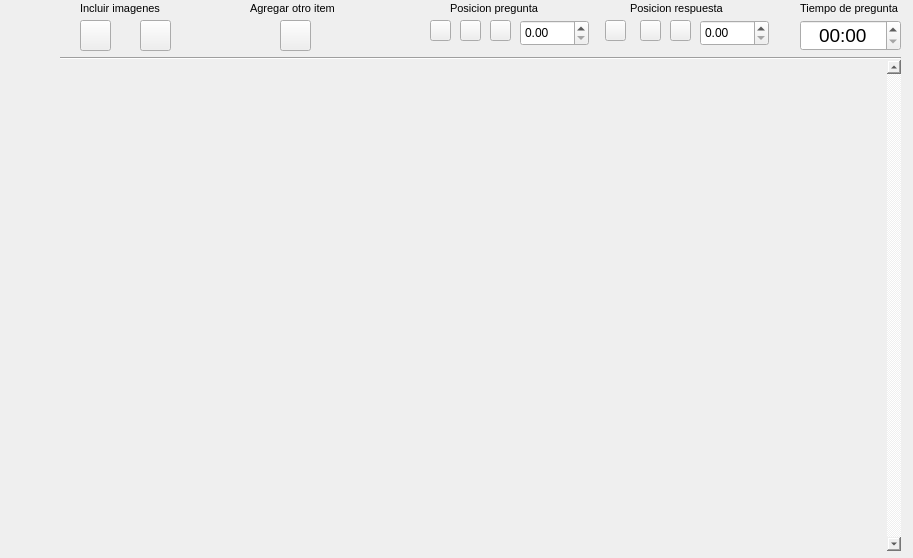
<?xml version="1.0" encoding="UTF-8"?>
<ui version="4.0">
 <class>Form</class>
 <widget class="QWidget" name="Form">
  <property name="geometry">
   <rect>
    <x>0</x>
    <y>0</y>
    <width>913</width>
    <height>558</height>
   </rect>
  </property>
  <property name="windowTitle">
   <string>Form</string>
  </property>
  <widget class="QStackedWidget" name="listWidget_panelVersion">
   <property name="geometry">
    <rect>
     <x>10</x>
     <y>60</y>
     <width>331</width>
     <height>491</height>
    </rect>
   </property>
   <property name="toolTipDuration">
    <number>0</number>
   </property>
   <property name="styleSheet">
    <string notr="true"/>
   </property>
   <property name="frameShape">
    <enum>QFrame::NoFrame</enum>
   </property>
   <property name="frameShadow">
    <enum>QFrame::Plain</enum>
   </property>
   <property name="currentIndex">
    <number>-1</number>
   </property>
  </widget>
  <widget class="QDoubleSpinBox" name="dSpin_pregTam">
   <property name="geometry">
    <rect>
     <x>520</x>
     <y>20</y>
     <width>69</width>
     <height>26</height>
    </rect>
   </property>
  </widget>
  <widget class="QPushButton" name="btn_pregDer">
   <property name="geometry">
    <rect>
     <x>490</x>
     <y>20</y>
     <width>21</width>
     <height>21</height>
    </rect>
   </property>
   <property name="styleSheet">
    <string notr="true">border-image: url(:/CreadorPreguntas/IMAGENES/alinear_derecho.png);</string>
   </property>
   <property name="text">
    <string/>
   </property>
   <property name="id" stdset="0">
    <number>2</number>
   </property>
  </widget>
  <widget class="QPushButton" name="btn_pregCen">
   <property name="geometry">
    <rect>
     <x>460</x>
     <y>20</y>
     <width>21</width>
     <height>21</height>
    </rect>
   </property>
   <property name="styleSheet">
    <string notr="true">border-image: url(:/CreadorPreguntas/IMAGENES/alinear_centrar.png);</string>
   </property>
   <property name="text">
    <string/>
   </property>
   <property name="id" stdset="0">
    <number>0</number>
   </property>
  </widget>
  <widget class="QPushButton" name="btn_pregIzq">
   <property name="geometry">
    <rect>
     <x>430</x>
     <y>20</y>
     <width>21</width>
     <height>21</height>
    </rect>
   </property>
   <property name="styleSheet">
    <string notr="true">border-image: url(:/CreadorPreguntas/IMAGENES/alinear_izquierda.png);</string>
   </property>
   <property name="text">
    <string/>
   </property>
   <property name="id" stdset="0">
    <number>1</number>
   </property>
  </widget>
  <widget class="QTimeEdit" name="timeEdit">
   <property name="geometry">
    <rect>
     <x>800</x>
     <y>20</y>
     <width>101</width>
     <height>31</height>
    </rect>
   </property>
   <property name="font">
    <font>
     <pointsize>14</pointsize>
    </font>
   </property>
   <property name="alignment">
    <set>Qt::AlignCenter</set>
   </property>
   <property name="currentSection">
    <enum>QDateTimeEdit::MinuteSection</enum>
   </property>
   <property name="displayFormat">
    <string>mm:ss</string>
   </property>
   <property name="currentSectionIndex">
    <number>0</number>
   </property>
  </widget>
  <widget class="QPushButton" name="btn_respCen">
   <property name="geometry">
    <rect>
     <x>640</x>
     <y>20</y>
     <width>21</width>
     <height>21</height>
    </rect>
   </property>
   <property name="styleSheet">
    <string notr="true">border-image: url(:/CreadorPreguntas/IMAGENES/alinear_centrar.png);</string>
   </property>
   <property name="text">
    <string/>
   </property>
  </widget>
  <widget class="QPushButton" name="btn_respIzq">
   <property name="geometry">
    <rect>
     <x>605</x>
     <y>20</y>
     <width>21</width>
     <height>21</height>
    </rect>
   </property>
   <property name="styleSheet">
    <string notr="true">border-image: url(:/CreadorPreguntas/IMAGENES/alinear_izquierda.png);</string>
   </property>
   <property name="text">
    <string/>
   </property>
  </widget>
  <widget class="QDoubleSpinBox" name="dSpin_respTam">
   <property name="geometry">
    <rect>
     <x>700</x>
     <y>20</y>
     <width>69</width>
     <height>26</height>
    </rect>
   </property>
  </widget>
  <widget class="QPushButton" name="btn_respDer">
   <property name="geometry">
    <rect>
     <x>670</x>
     <y>20</y>
     <width>21</width>
     <height>21</height>
    </rect>
   </property>
   <property name="styleSheet">
    <string notr="true">border-image: url(:/CreadorPreguntas/IMAGENES/alinear_derecho.png);</string>
   </property>
   <property name="text">
    <string/>
   </property>
  </widget>
  <widget class="QLabel" name="label_5">
   <property name="geometry">
    <rect>
     <x>80</x>
     <y>0</y>
     <width>81</width>
     <height>16</height>
    </rect>
   </property>
   <property name="font">
    <font>
     <pointsize>8</pointsize>
    </font>
   </property>
   <property name="text">
    <string>Incluir imagenes</string>
   </property>
  </widget>
  <widget class="QPushButton" name="btn_pregImag0">
   <property name="geometry">
    <rect>
     <x>80</x>
     <y>20</y>
     <width>31</width>
     <height>31</height>
    </rect>
   </property>
   <property name="styleSheet">
    <string notr="true">border-image: url(:/CreadorPreguntas/IMAGENES/icon_preg0.png);</string>
   </property>
   <property name="text">
    <string/>
   </property>
  </widget>
  <widget class="QPushButton" name="btn_pregImag50">
   <property name="geometry">
    <rect>
     <x>140</x>
     <y>20</y>
     <width>31</width>
     <height>31</height>
    </rect>
   </property>
   <property name="styleSheet">
    <string notr="true">border-image: url(:/CreadorPreguntas/IMAGENES/icon_preg50.png);</string>
   </property>
   <property name="text">
    <string/>
   </property>
  </widget>
  <widget class="QLabel" name="label_6">
   <property name="geometry">
    <rect>
     <x>250</x>
     <y>0</y>
     <width>101</width>
     <height>16</height>
    </rect>
   </property>
   <property name="font">
    <font>
     <pointsize>8</pointsize>
    </font>
   </property>
   <property name="text">
    <string>Agregar otro item</string>
   </property>
  </widget>
  <widget class="QPushButton" name="btn_addCheckBox">
   <property name="geometry">
    <rect>
     <x>280</x>
     <y>20</y>
     <width>31</width>
     <height>31</height>
    </rect>
   </property>
   <property name="styleSheet">
    <string notr="true">border-image: url(:/CreadorPreguntas/IMAGENES/icon_CheckBoxadd.png);</string>
   </property>
   <property name="text">
    <string/>
   </property>
  </widget>
  <widget class="QScrollArea" name="scroll_barra">
   <property name="geometry">
    <rect>
     <x>350</x>
     <y>60</y>
     <width>551</width>
     <height>491</height>
    </rect>
   </property>
   <property name="styleSheet">
    <string notr="true"> border: none;</string>
   </property>
   <property name="verticalScrollBarPolicy">
    <enum>Qt::ScrollBarAlwaysOn</enum>
   </property>
   <property name="horizontalScrollBarPolicy">
    <enum>Qt::ScrollBarAlwaysOff</enum>
   </property>
   <property name="widgetResizable">
    <bool>true</bool>
   </property>
   <widget class="QWidget" name="scrollAreaWidgetContents">
    <property name="geometry">
     <rect>
      <x>0</x>
      <y>0</y>
      <width>537</width>
      <height>491</height>
     </rect>
    </property>
   </widget>
  </widget>
  <widget class="Line" name="line">
   <property name="geometry">
    <rect>
     <x>60</x>
     <y>50</y>
     <width>841</width>
     <height>16</height>
    </rect>
   </property>
   <property name="orientation">
    <enum>Qt::Horizontal</enum>
   </property>
  </widget>
  <widget class="QLabel" name="label_8">
   <property name="geometry">
    <rect>
     <x>450</x>
     <y>0</y>
     <width>91</width>
     <height>16</height>
    </rect>
   </property>
   <property name="font">
    <font>
     <pointsize>8</pointsize>
    </font>
   </property>
   <property name="text">
    <string>Posicion pregunta</string>
   </property>
  </widget>
  <widget class="QLabel" name="label_9">
   <property name="geometry">
    <rect>
     <x>630</x>
     <y>0</y>
     <width>101</width>
     <height>16</height>
    </rect>
   </property>
   <property name="font">
    <font>
     <pointsize>8</pointsize>
    </font>
   </property>
   <property name="text">
    <string>Posicion respuesta</string>
   </property>
  </widget>
  <widget class="QLabel" name="label_10">
   <property name="geometry">
    <rect>
     <x>800</x>
     <y>0</y>
     <width>101</width>
     <height>16</height>
    </rect>
   </property>
   <property name="font">
    <font>
     <pointsize>8</pointsize>
    </font>
   </property>
   <property name="text">
    <string>Tiempo de pregunta</string>
   </property>
  </widget>
 </widget>
 <resources>
  <include location="../../IMAG.qrc"/>
 </resources>
 <connections/>
</ui>
